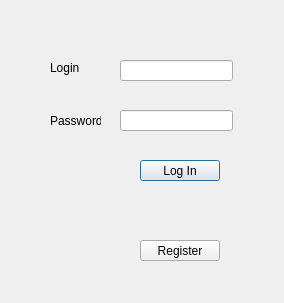
<?xml version="1.0" encoding="UTF-8"?>
<ui version="4.0">
 <class>StockWindow</class>
 <widget class="QDialog" name="StockWindow">
  <property name="geometry">
   <rect>
    <x>0</x>
    <y>0</y>
    <width>284</width>
    <height>303</height>
   </rect>
  </property>
  <property name="windowTitle">
   <string>Dialog</string>
  </property>
  <widget class="QPushButton" name="loginButton">
   <property name="geometry">
    <rect>
     <x>140</x>
     <y>160</y>
     <width>80</width>
     <height>21</height>
    </rect>
   </property>
   <property name="text">
    <string>Log In</string>
   </property>
  </widget>
  <widget class="QPushButton" name="registerButton">
   <property name="geometry">
    <rect>
     <x>140</x>
     <y>240</y>
     <width>80</width>
     <height>21</height>
    </rect>
   </property>
   <property name="text">
    <string>Register</string>
   </property>
  </widget>
  <widget class="QLabel" name="loginLabel">
   <property name="geometry">
    <rect>
     <x>50</x>
     <y>60</y>
     <width>51</width>
     <height>16</height>
    </rect>
   </property>
   <property name="text">
    <string>Login</string>
   </property>
  </widget>
  <widget class="QLabel" name="passwordLabel">
   <property name="geometry">
    <rect>
     <x>50</x>
     <y>110</y>
     <width>51</width>
     <height>21</height>
    </rect>
   </property>
   <property name="text">
    <string>Password</string>
   </property>
  </widget>
  <widget class="QLineEdit" name="loginField">
   <property name="geometry">
    <rect>
     <x>120</x>
     <y>60</y>
     <width>113</width>
     <height>21</height>
    </rect>
   </property>
  </widget>
  <widget class="QLineEdit" name="passwordField">
   <property name="geometry">
    <rect>
     <x>120</x>
     <y>110</y>
     <width>113</width>
     <height>21</height>
    </rect>
   </property>
  </widget>
 </widget>
 <layoutdefault spacing="6" margin="11"/>
 <resources/>
 <connections/>
</ui>
